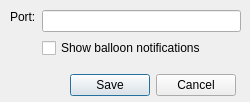
<?xml version="1.0" encoding="UTF-8"?>
<ui version="4.0">
 <class>Form</class>
 <widget class="QWidget" name="Form">
  <property name="enabled">
   <bool>true</bool>
  </property>
  <property name="geometry">
   <rect>
    <x>0</x>
    <y>0</y>
    <width>250</width>
    <height>102</height>
   </rect>
  </property>
  <property name="sizePolicy">
   <sizepolicy hsizetype="Fixed" vsizetype="Fixed">
    <horstretch>0</horstretch>
    <verstretch>0</verstretch>
   </sizepolicy>
  </property>
  <property name="minimumSize">
   <size>
    <width>250</width>
    <height>0</height>
   </size>
  </property>
  <property name="maximumSize">
   <size>
    <width>351</width>
    <height>156</height>
   </size>
  </property>
  <property name="windowTitle">
   <string>Webiny Notificator - Settings</string>
  </property>
  <property name="windowIcon">
   <iconset>
    <normaloff>Project/favicon.ico</normaloff>Project/favicon.ico</iconset>
  </property>
  <property name="locale">
   <locale language="English" country="UnitedKingdom"/>
  </property>
  <widget class="QDialogButtonBox" name="buttonBox">
   <property name="geometry">
    <rect>
     <x>-20</x>
     <y>70</y>
     <width>256</width>
     <height>31</height>
    </rect>
   </property>
   <property name="standardButtons">
    <set>QDialogButtonBox::Cancel|QDialogButtonBox::Save</set>
   </property>
  </widget>
  <widget class="QWidget" name="layoutWidget">
   <property name="geometry">
    <rect>
     <x>10</x>
     <y>10</y>
     <width>231</width>
     <height>51</height>
    </rect>
   </property>
   <layout class="QFormLayout" name="formLayout_2">
    <property name="sizeConstraint">
     <enum>QLayout::SetMinimumSize</enum>
    </property>
    <property name="fieldGrowthPolicy">
     <enum>QFormLayout::AllNonFixedFieldsGrow</enum>
    </property>
    <item row="0" column="0">
     <widget class="QLabel" name="label_4">
      <property name="sizePolicy">
       <sizepolicy hsizetype="Fixed" vsizetype="Fixed">
        <horstretch>0</horstretch>
        <verstretch>0</verstretch>
       </sizepolicy>
      </property>
      <property name="text">
       <string>Port:</string>
      </property>
     </widget>
    </item>
    <item row="0" column="1">
     <widget class="QLineEdit" name="port"/>
    </item>
    <item row="1" column="1">
     <widget class="QCheckBox" name="showBalloon">
      <property name="text">
       <string>Show balloon notifications</string>
      </property>
     </widget>
    </item>
   </layout>
  </widget>
 </widget>
 <resources/>
 <connections/>
</ui>
